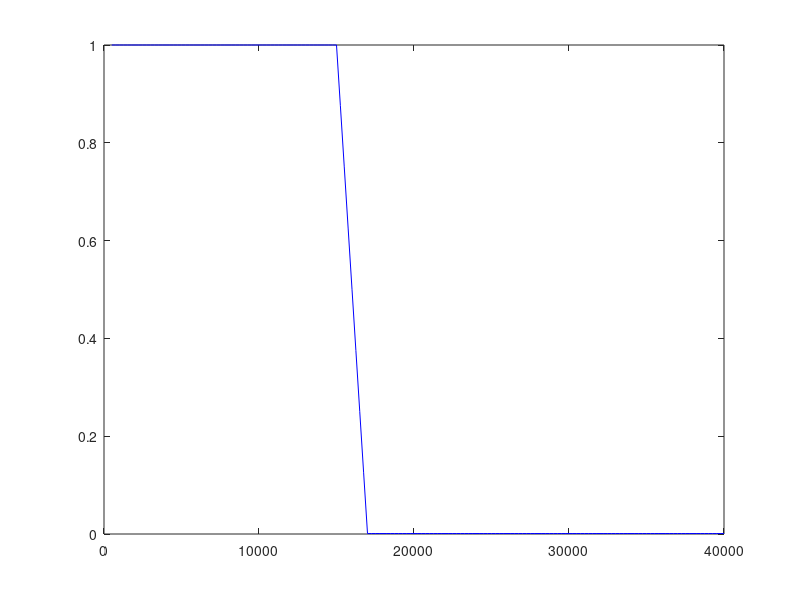

Write the MATLAB code that produced this figure.
% 
% clear all;
% 
Zj = 500:250:40000;
deltaZ = 2000;
ind = Zj<=15000;
ind2 = Zj>15000 & Zj<17000;
ind3 = Zj>=17000;

l=length(Zj(ind));
l2=length(Zj(ind2));
l3 = length(Zj(ind3));
% 
% L = Zj(ind);
% L2 = Zj(ind2);
% L3 = Zj(ind3);
OVstdl = 1;
OVstd2 = 0.001;

h1 = OVstdl.* ones(1,l);
h3 = OVstd2.* ones(1,l3);


figure;
% H = plot( [Zj(ind) Zj(ind3)],[h1 h3],'r');
% hold on;

a = (OVstdl + OVstd2 )/deltaZ;

pl(1) = a* 250;

for i = 1:6
pl(i+1)= pl(1)*(i+1);

end
ppl=fliplr(pl);
OV_dia  =[h1 ppl h3];

% LL = 1:deltaZ;
% pl = a.*LL;

plot(Zj,OV_dia,'b')
% hold off
